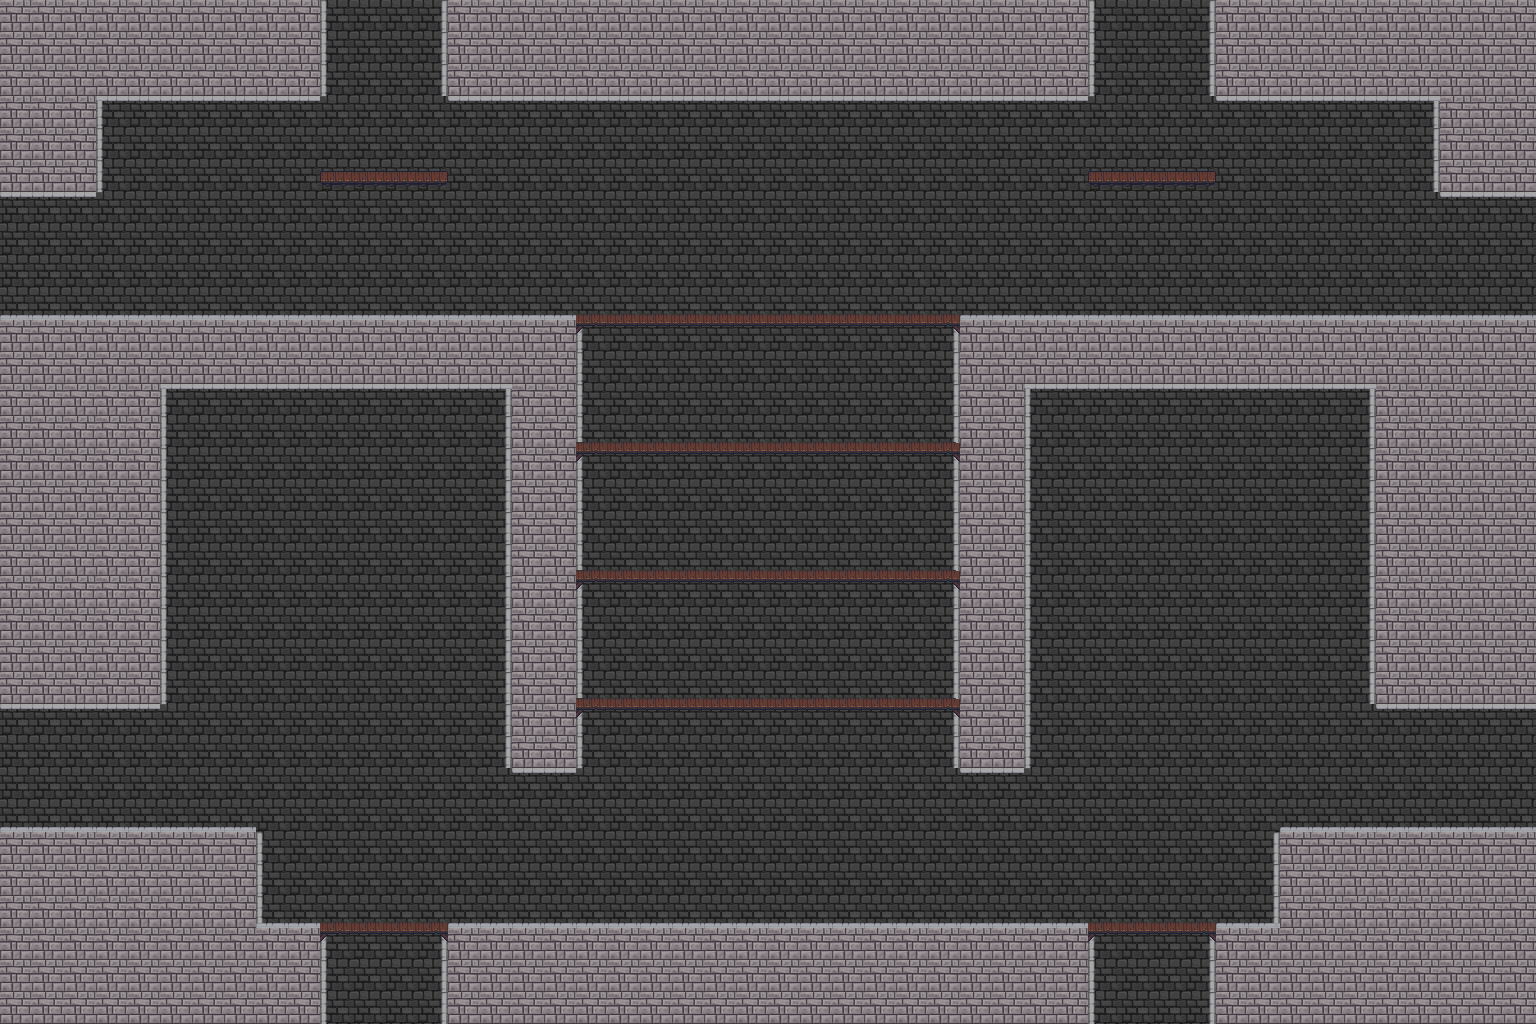

Below is a game level as drawn by its tile map, then a one-line description and the .tmx that defines it (tile-layer data replaced by summaries):
An orthogonal 48x32 tile map with 32x32 px tiles, 3 tile layers (Слой тайлов 1, Слой тайлов 2, Fire), 5 tilesets and 9 objects.

<map version="1.0" orientation="orthogonal" renderorder="right-down" width="48" height="32" tilewidth="32" tileheight="32" nextobjectid="63">
 <properties>
  <property name="Down" value="Yes" />
  <property name="Height" type="float" value="10.24" />
  <property name="Left" value="Yes" />
  <property name="Right" value="Yes" />
  <property name="Up" value="Yes" />
  <property name="Width" type="float" value="15.36" />
 </properties>
 <tileset firstgid="1" name="wall" tilewidth="32" tileheight="32" tilecount="1" columns="1">
  <image source="../Resources/wall.jpg" width="32" height="32" />
  <tile id="0">
   <properties>
    <property name="Height" type="float" value="5.12" />
    <property name="Width" type="float" value="10.24" />
   </properties>
  </tile>
 </tileset>
 <tileset firstgid="2" name="castle" tilewidth="32" tileheight="32" spacing="1" margin="1" tilecount="465" columns="31">
  <image source="../Resources/castle.png" width="1024" height="512" />
 </tileset>
 <tileset firstgid="467" name="Fire" tilewidth="32" tileheight="64" tilecount="32" columns="8">
  <image source="../Resources/Fire.png" width="256" height="256" />
  <tile id="0">
   <properties>
    <property name="FireFrame" value="1" />
   </properties>
  </tile>
  <tile id="1">
   <properties>
    <property name="FireFrame" value="2" />
   </properties>
  </tile>
  <tile id="2">
   <properties>
    <property name="FireFrame" value="3" />
   </properties>
  </tile>
  <tile id="3">
   <properties>
    <property name="FireFrame" value="4" />
   </properties>
  </tile>
  <tile id="4">
   <properties>
    <property name="FireFrame" value="5" />
   </properties>
  </tile>
  <tile id="5">
   <properties>
    <property name="FireFrame" value="6" />
   </properties>
  </tile>
  <tile id="6">
   <properties>
    <property name="FireFrame" value="7" />
   </properties>
  </tile>
  <tile id="7">
   <properties>
    <property name="FireFrame" value="8" />
   </properties>
  </tile>
  <tile id="8">
   <properties>
    <property name="FireFrame" value="9" />
   </properties>
  </tile>
  <tile id="9">
   <properties>
    <property name="FireFrame" value="10" />
   </properties>
  </tile>
  <tile id="10">
   <properties>
    <property name="FireFrame" value="11" />
   </properties>
  </tile>
  <tile id="11">
   <properties>
    <property name="FireFrame" value="12" />
   </properties>
  </tile>
  <tile id="12">
   <properties>
    <property name="FireFrame" value="13" />
   </properties>
  </tile>
  <tile id="13">
   <properties>
    <property name="FireFrame" value="14" />
   </properties>
  </tile>
  <tile id="14">
   <properties>
    <property name="FireFrame" value="15" />
   </properties>
  </tile>
  <tile id="15">
   <properties>
    <property name="FireFrame" value="16" />
   </properties>
  </tile>
  <tile id="16">
   <properties>
    <property name="FireFrame" value="17" />
   </properties>
  </tile>
  <tile id="17">
   <properties>
    <property name="FireFrame" value="18" />
   </properties>
  </tile>
  <tile id="18">
   <properties>
    <property name="FireFrame" value="19" />
   </properties>
  </tile>
  <tile id="19">
   <properties>
    <property name="FireFrame" value="20" />
   </properties>
  </tile>
  <tile id="20">
   <properties>
    <property name="FireFrame" value="21" />
   </properties>
  </tile>
  <tile id="21">
   <properties>
    <property name="FireFrame" value="22" />
   </properties>
  </tile>
  <tile id="22">
   <properties>
    <property name="FireFrame" value="23" />
   </properties>
  </tile>
  <tile id="23">
   <properties>
    <property name="FireFrame" value="24" />
   </properties>
  </tile>
  <tile id="24">
   <properties>
    <property name="FireFrame" value="25" />
   </properties>
  </tile>
  <tile id="25">
   <properties>
    <property name="FireFrame" value="26" />
   </properties>
  </tile>
  <tile id="26">
   <properties>
    <property name="FireFrame" value="27" />
   </properties>
  </tile>
  <tile id="27">
   <properties>
    <property name="FireFrame" value="27" />
   </properties>
  </tile>
  <tile id="28">
   <properties>
    <property name="FireFrame" value="28" />
   </properties>
  </tile>
  <tile id="29">
   <properties>
    <property name="FireFrame" value="29" />
   </properties>
  </tile>
  <tile id="30">
   <properties>
    <property name="FireFrame" value="30" />
   </properties>
  </tile>
  <tile id="31">
   <properties>
    <property name="FireFrame" value="31" />
   </properties>
  </tile>
 </tileset>
 <tileset firstgid="499" name="Torch" tilewidth="34" tileheight="60" tilecount="1" columns="1">
  <image source="../Resources/Torch.png" width="34" height="60" />
 </tileset>
 <tileset firstgid="500" name="Wall_DelbekeHannes" tilewidth="32" tileheight="32" tilecount="1" columns="1">
  <image source="../Resources/Wall_DelbekeHannes.jpeg" width="32" height="32" />
 </tileset>
 <layer name="Слой тайлов 1" width="48" height="32">
  <data>[1536 cells, 1536 non-empty, 1 distinct tile ids]</data>
 </layer>
 <layer name="Слой тайлов 2" width="48" height="32">
  <data>[1536 cells, 744 non-empty, 8 distinct tile ids]</data>
 </layer>
 <layer name="Fire" width="48" height="32">
  <data>[1536 cells, 162 non-empty, 9 distinct tile ids]</data>
 </layer>
 <objectgroup name="platform">
  <object id="47" x="1088" y="928">
   <polyline points="0,0 128,0" />
  </object>
  <object id="54" x="321.543" y="172.644" width="125.649" height="11.3777" />
  <object id="55" x="1090.59" y="172.884" width="124.551" height="11.1538" />
  <object id="57" x="576" y="320" width="384" />
  <object id="58" x="576" y="448" width="384" />
  <object id="59" x="576" y="576" width="384" />
  <object id="60" x="576" y="704" width="384" />
  <object id="62" x="320" y="928" width="128" />
 </objectgroup>
 <objectgroup name="ground">
  <object id="48" x="256" y="832">
   <polyline points="0,0 -384,0 -384,-128 -96,-128 -96,-448 256,-448 256,-64 320,-64 320,-512 -352,-512 -352,-640 -160,-640 -160,-736 64,-736 64,-960 192,-960 192,-736 832,-736 832,-960 960,-960 960,-736 1184,-736 1184,-640 1408,-640 1408,-512 704,-512 704,-64 768,-64 768,-448 1120,-448 1120,-128 1408,-128 1408,0 1024,0 1024,96 960,96 960,288 832,288 832,96 192,96 192,288 64,288 64,96 0,96 0,0" />
  </object>
 </objectgroup>
</map>
